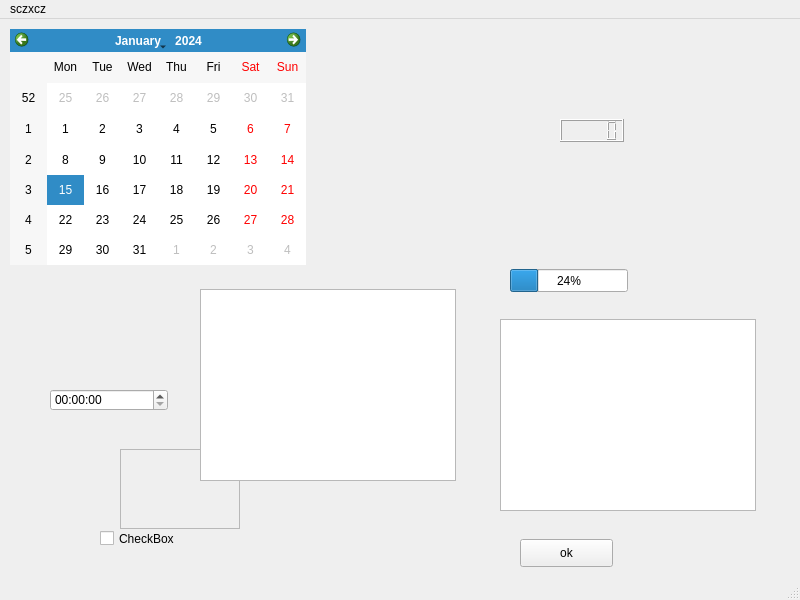
<?xml version="1.0" encoding="UTF-8"?>
<ui version="4.0">
 <class>MainWindow</class>
 <widget class="QMainWindow" name="MainWindow">
  <property name="geometry">
   <rect>
    <x>0</x>
    <y>0</y>
    <width>800</width>
    <height>600</height>
   </rect>
  </property>
  <property name="windowTitle">
   <string>MainWindow</string>
  </property>
  <widget class="QWidget" name="centralwidget">
   <widget class="QFrame" name="frame">
    <property name="geometry">
     <rect>
      <x>120</x>
      <y>430</y>
      <width>120</width>
      <height>80</height>
     </rect>
    </property>
    <property name="frameShape">
     <enum>QFrame::StyledPanel</enum>
    </property>
    <property name="frameShadow">
     <enum>QFrame::Raised</enum>
    </property>
   </widget>
   <widget class="QPushButton" name="pushButton">
    <property name="geometry">
     <rect>
      <x>520</x>
      <y>520</y>
      <width>93</width>
      <height>28</height>
     </rect>
    </property>
    <property name="text">
     <string>ok</string>
    </property>
   </widget>
   <widget class="QListView" name="tytu">
    <property name="geometry">
     <rect>
      <x>200</x>
      <y>270</y>
      <width>256</width>
      <height>192</height>
     </rect>
    </property>
   </widget>
   <widget class="QCheckBox" name="checkBox">
    <property name="geometry">
     <rect>
      <x>100</x>
      <y>510</y>
      <width>91</width>
      <height>19</height>
     </rect>
    </property>
    <property name="text">
     <string>CheckBox</string>
    </property>
   </widget>
   <widget class="QWidget" name="gridLayoutWidget">
    <property name="geometry">
     <rect>
      <x>430</x>
      <y>150</y>
      <width>160</width>
      <height>80</height>
     </rect>
    </property>
    <layout class="QGridLayout" name="gridLayout"/>
   </widget>
   <widget class="QGraphicsView" name="graphicsView">
    <property name="geometry">
     <rect>
      <x>500</x>
      <y>300</y>
      <width>256</width>
      <height>192</height>
     </rect>
    </property>
   </widget>
   <widget class="QCalendarWidget" name="calendarWidget">
    <property name="geometry">
     <rect>
      <x>10</x>
      <y>10</y>
      <width>296</width>
      <height>236</height>
     </rect>
    </property>
   </widget>
   <widget class="QLCDNumber" name="lcdNumber">
    <property name="geometry">
     <rect>
      <x>560</x>
      <y>100</y>
      <width>64</width>
      <height>23</height>
     </rect>
    </property>
   </widget>
   <widget class="QProgressBar" name="progressBar">
    <property name="geometry">
     <rect>
      <x>510</x>
      <y>250</y>
      <width>118</width>
      <height>23</height>
     </rect>
    </property>
    <property name="value">
     <number>24</number>
    </property>
   </widget>
   <widget class="QTimeEdit" name="timeEdit">
    <property name="geometry">
     <rect>
      <x>50</x>
      <y>370</y>
      <width>118</width>
      <height>22</height>
     </rect>
    </property>
   </widget>
  </widget>
  <widget class="QMenuBar" name="menubar">
   <property name="geometry">
    <rect>
     <x>0</x>
     <y>0</y>
     <width>800</width>
     <height>26</height>
    </rect>
   </property>
   <widget class="QMenu" name="menusczxcz">
    <property name="title">
     <string>sczxcz</string>
    </property>
   </widget>
   <addaction name="menusczxcz"/>
  </widget>
  <widget class="QStatusBar" name="statusbar"/>
 </widget>
 <resources/>
 <connections/>
</ui>
